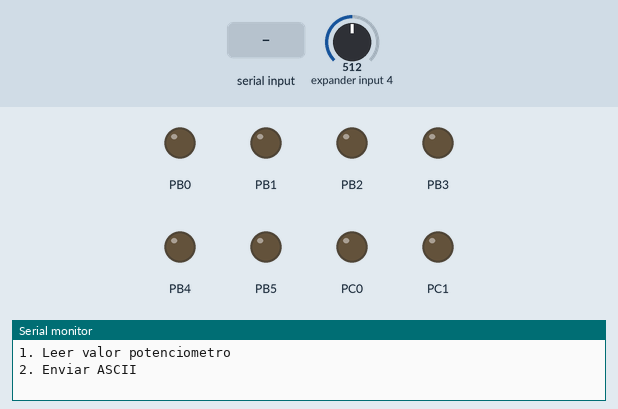
A program run on a simulated ATmega328P, built with avr-gcc and emulated at 16 MHz. On the bench: output pins drawn as LEDs (lit = HIGH), the last lines printed to the serial monitor. The inputs (shaded band) are chosen by the test bench; at power-on: expander input 4 = 512.

Above: at 1.2 s.
1.3 s: "1\n" received over Serial
At 2.4 s:
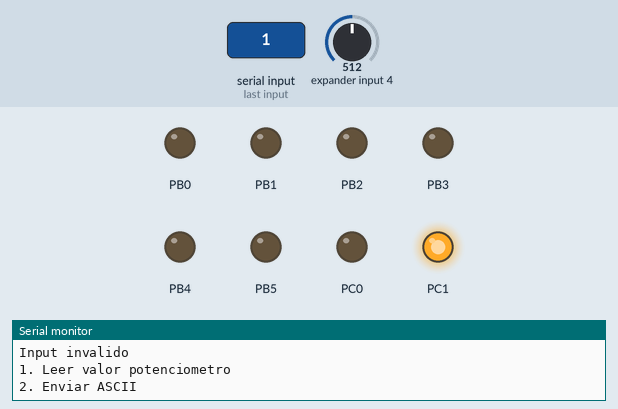
2.8 s: "2\n" received over Serial
At 3.1 s:
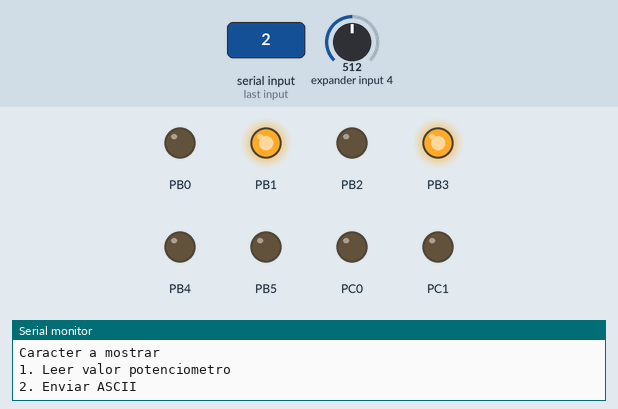
Timing chart, 0 to 5.8 s (numbered marks = the images above; inputs shaded):
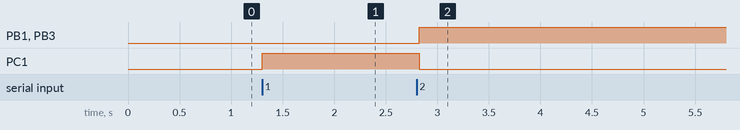

Measured:
- after the input at 1.3 s, PC1: LOW → HIGH at once
- after the input at 2.8 s, PB1, PB3: LOW → HIGH at once; PC1: HIGH → LOW at once

The program:

main.c
```c
/*
 * PreLab6.c
 *
 * Created: 23/04/2024 11:47:17 p. m.
 * Author : e-mel
 */

#define F_CPU 16000000
#include "Functions/Functions.h"
#include <avr/io.h>
#include <util/delay.h>
#include <avr/interrupt.h>
#include <stdbool.h>
#include <stdio.h>

uint8_t ValorADC = 0;
uint8_t bufferTX = 0;
uint8_t bufferRX = 0;
uint8_t centenas = 0;
uint8_t decenas = 0;
uint8_t unidades = 0;
uint8_t mosCen = 0;
uint8_t mosDec = 0;
uint8_t mosUni = 0;
bool mostrar = false;

void initUART(void);
void WriteUART(char Caracter);
void TextUART(char * Texto);
void UART_msj();
void OutLEDS();
void Menu();

void initUART(void){
	//rx y tx como entrada y salida
	DDRD &= ~(1<<DDD0);
	DDRD |= (1<<DDD1);

	UCSR0A = 0;
	UCSR0B = 0;
	UCSR0B |= (1<<RXCIE0) | (1<<RXEN0) | (1<<TXEN0);

	UCSR0C = 0;
	//asincrono, sin paridad, 1 stop, 8 caract
	UCSR0C = (1<<UCSZ01) | (1<<UCSZ00);
	//valor baud y velocidad(9600)
	UBRR0 = 103;
}

void WriteUART(char Caracter){
	while (!(UCSR0A & (1<<UDRE0)));
	UDR0 = Caracter;
}

void TextUART(char * Texto){
	uint8_t i;
	for (i=0; Texto[i]!= '\0'; i++){
		while (!(UCSR0A & (1<<UDRE0)) );
		UDR0 = Texto[i];
	}
}

void setup(void){
	DDRB = 0x3F;
	DDRC = 0x03;
	initUART();
}

void UART_msj(){
	WriteUART('\n');
	/*WriteUART('C');
	WriteUART('A');
	WriteUART('R');
	WriteUART('A');
	WriteUART('C');
	WriteUART('T');
	WriteUART('E');
	WriteUART('R');
	WriteUART(' ');
	WriteUART('A');
	WriteUART(' ');
	WriteUART('M');
	WriteUART('O');
	WriteUART('S');
	WriteUART('T');
	WriteUART('R');
	WriteUART('A');
	WriteUART('R');
	WriteUART('\n');
	WriteUART(10);
	WriteUART(13);*/

	TextUART("Caracter a mostrar");
	WriteUART(10);
	WriteUART(13);

}

void Menu(){
	WriteUART(10);
	WriteUART(13);
	TextUART("1. Leer valor potenciometro");
	WriteUART(10);
	WriteUART(13);
	TextUART("2. Enviar ASCII");
	WriteUART(10);
	WriteUART(13);
}

int main(void)
{
    setup();
	initADC(1,6,128);
	sei();
	Menu();
    while (1)
    {
		readADC(6);
    }
}

void OutLEDS(void){
	PORTB = (PORTB & 0xC0) | (bufferTX & 0x3F);
	PORTC = (PORTC & 0xFC) | ((bufferTX >> 6) & 0x03);
}

ISR(USART_RX_vect){
	bufferTX = UDR0;
	while (!(UCSR0A & (1<<UDRE0)));
	UDR0 = bufferTX;
	if (mostrar == true)
	{
		OutLEDS();
		mostrar = false;
		WriteUART(10);
		WriteUART(13);
		Menu();
	}
	else
	{
		if (bufferTX == 49)
		{
			WriteUART(10);
			WriteUART(13);
			readADC(6);
			PORTB = ValorADC;
			PORTC = (ValorADC >> 6);
			centenas = ValorADC/100;
			decenas = (ValorADC - (centenas*100))/10;
			unidades = ValorADC - (centenas*100 + decenas*10);
			mosCen = centenas + 48;
			mosDec = decenas + 48;
			mosUni = unidades + 48;

			WriteUART(10);
			WriteUART(13);
			char mensaje[30];
			sprintf(mensaje, "Valor Potenciometro: %c%c%c\r\n", mosCen, mosDec, mosUni);
			TextUART(mensaje);

			/*WriteUART(mosCen);
			WriteUART(mosDec);
			WriteUART(mosUni);*/
			Menu();
		}
		else if (bufferTX == 50)
		{
			mostrar = false;
			WriteUART(10);
			WriteUART(13);
			UART_msj();
			//OutLEDS();
			mostrar = true;
			//Menu();
		}
		else
		{
			WriteUART(10);
			WriteUART(13);
			TextUART("Input invalido");
			Menu();
			WriteUART(10);
			WriteUART(13);
		}
	}
	/*OutLEDS();
	UART_msj();*/
}

ISR(ADC_vect){
	ValorADC =  ADCH;
	ADCSRA |= (1<<ADIF);
}
```

Functions.c
```c
/*
 * Functions.c
 *
 * Created: 15/04/2024 11:28:25 p. m.
 *  Author: e-mel
 */

#include "Functions.h"
#include <avr/io.h>
#include <stdint.h>

void initADC(uint8_t just, uint8_t canal, uint8_t prescale){
	ADMUX = 0;

	// Vref = 5V
	ADMUX |= (1<<REFS0);
	ADMUX &= ~(1<<REFS1);

	ADCSRA = 0;
	ADCSRA |= (1<<ADEN); //Enciende ADC
	ADCSRA |= (1<<ADIE); //Int ADC

	//Justificación 1(Izq), 0(Der)
	if(just == 1){
		ADMUX |= (1 << ADLAR);
	}
	else{
		ADMUX &= ~(1 << ADLAR);
	}

	//Prescaler (cases)
	switch (prescale){
		case 2:
			ADCSRA &= ~((1 << ADPS0) | (1 << ADPS1) | (1 << ADPS2));
			break;
		case 4:
			ADCSRA |= (1 << ADPS1);
			ADCSRA &= ~((1 << ADPS0) | (1 << ADPS2));
			break;
		case 8:
			ADCSRA |= (1 << ADPS0 ) | (1 << ADPS1);
			ADCSRA &= ~(1 << ADPS2);
			break;
		case 16:
			ADCSRA |= (1 << ADPS2);
			ADCSRA &= ~((1 << ADPS0) | (1 << ADPS1));
			break;
		case 32:
			ADCSRA |= (1 << ADPS0 ) | (1 << ADPS2);
			ADCSRA &= ~(1 << ADPS1);
			break;
		case 64:
			ADCSRA |= (1 << ADPS1) | (1 << ADPS2);
			ADCSRA &= ~(1 << ADPS0);
			break;
		case 128:
			ADCSRA |= (1 << ADPS0) | (1 << ADPS1) | (1 << ADPS2);
			break;
		default:
			ADCSRA &= ~((1 << ADPS0) | (1 << ADPS1) | (1 << ADPS2));
	}

	if (canal < 6){
		switch(canal){
			case 0:
				DIDR0 |= (1<<ADC0D);
			break;
			case 1:
				DIDR0 |= (1<<ADC1D);
			break;
			case 2:
				DIDR0 |= (1<<ADC2D);
			break;
			case 3:
				DIDR0 |= (1<<ADC3D);
			break;
			case 4:
				DIDR0 |= (1<<ADC4D);
			break;
			case 5:
				DIDR0 |= (1<<ADC5D);
			break;
			default: DIDR0 &= ~(1<<ADC0D);
		}
	}
}

uint16_t readADC(uint16_t canal){
	ADMUX = (ADMUX & 0xF0) | canal;
	ADCSRA |= (1<<ADSC);
	while (ADCSRA & (1 << ADSC));
		return ADC;
}

void initPWM0(){
	DDRD |= (1 << PD6);         // Configurar PD6 (OC0A) como salida

	// Configuración del Timer0 para PWM
	TCCR0A |= (1 << COM0A1) | (1 << WGM00) | (1 << WGM01); // Modo PWM rápido, no inversor
	TCCR0B |= (1 << CS00);      // Sin prescaler
}

void initPWM1FastA(uint8_t inverted, uint8_t mode){
	DDRB |= (1 << DDB1);
	TCCR1A = 0;
	// Invertido o no
	if(inverted == 1){
		TCCR1A |=  (1 << COM1A1) | (1 << COM1A0);
	}
	else {
		TCCR1A |= (1 << COM1A1);
	}

	// Modo
	switch (mode){
		case 0:
			TCCR1A |= (1 << WGM10);
		break;
		case 1:
			TCCR1A |= (1 << WGM11);
		break;
		case 2:
			TCCR1A |= (1 << WGM10) | (1 << WGM11);
		break;
		case 3:
			TCCR1A |= (1 << WGM10);
		break;
		case 4:
			TCCR1A |= (1 << WGM10) | (1 << WGM11);
		break;

		default:
			TCCR1A |= (1 << WGM10);
	}

	//ICR1H = 0x04;
	//ICR1L = 0XE1;
}

void initPWM1FastB(uint8_t prescaler, uint8_t mode){
	TCCR1B = 0;
	// Prescaler
	switch (prescaler){
		case 0:
			TCCR1B |= (1 << CS10);
		break;
		case 1:
			TCCR1B |= (1 << CS11);
		break;
		case 2:
			TCCR1B |= (1 << CS10) | (1 << CS11);
		break;
		case 3:
			TCCR1B |= (1 << CS12);
		break;
		case 4:
			TCCR1B |= (1 << CS10) | (1 << CS12);
		break;
		default:
			TCCR1B |= (1 << CS10);
	}
	// Modo
	switch (mode){
		case 0:
			TCCR1B |= (1 << WGM12);
		break;
		case 1:
			TCCR1B |= (1 << WGM12);
		break;
		case 2:
			TCCR1B |= (1 << WGM12);
		break;
		case 3:
			TCCR1B |= (1 << WGM12) | (1 << WGM13);
		break;
		case 4:
			TCCR1B |= (1 << WGM12) | (1 << WGM13);
		break;
		default:
			TCCR1B |= (1 << WGM12);
	}
}

void initPWM2FastA(uint8_t inverted, uint8_t mode){
	DDRB |= (1 << DDB3);
	TCCR2A = 0;
	// Invertido o no
	if(inverted == 1){
		TCCR2A |=  (1 << COM2A1) | (1 << COM2A0);
	}
	else {
		TCCR2A |= (1 << COM2A1);
	}

	// Modo
	switch (mode){
		case 0:
		TCCR2A |= (1 << WGM20) | (1<< WGM21);
		break;
		case 1:
		TCCR2A |= (1 << WGM20) | (1 << WGM21);
		break;

		default:
		TCCR2A |= (1 << WGM20) | (1 << WGM21);
	}

	//ICR1H = 0x04;
	//ICR1L = 0XE1;
}

void initPWM2FastB(uint8_t prescaler, uint8_t mode){
	TCCR2B = 0;
	// Prescaler
	switch (prescaler){
		case 0:
		TCCR2B |= (1 << CS20);
		break;
		case 1:
		TCCR2B |= (1 << CS21);
		break;
		case 2:
		TCCR2B |= (1 << CS22);
		break;
		case 3:
		TCCR2B |= (1 << CS22) | (1 << CS21);
		break;
		case 4:
		TCCR2B |= (1 << CS20) | (1 << CS21) | (1 << CS22);
		break;
		default:
		TCCR2B |= (1 << CS20);
	}
	// Modo
	switch (mode){
		case 0:
		TCCR2B &= ~(1 << WGM22);
		break;
		case 1:
		TCCR2B |= (1 << WGM22);
		break;
		default:
		TCCR2B &= ~(1 << WGM22);
	}
}

void updateDutyCycleA(uint8_t Cycle){
	OCR1A = Cycle;
}

void updateDutyCycleB(uint8_t Cycle){
	OCR2A = Cycle;
}
```

Functions.h
```c
/*
 * Functions.h
 *
 * Created: 15/04/2024 11:12:17 p. m.
 *  Author: e-mel
 */


#ifndef FUNCTIONS_H_
#define FUNCTIONS_H_

#include <avr/io.h>
#include <stdint.h>

void initADC(uint8_t just, uint8_t canal, uint8_t prescale);
uint16_t readADC(uint16_t canal);


void initPWM0(void);

void initPWM1FastA(uint8_t inverted, uint8_t mode);//invertido = 1, modo (8bits= 0, 9=1, 10=2, ICR=3, OCR=4)
void initPWM1FastB(uint8_t prescaler, uint8_t mode);//prescaler (0=0,1=8,2=64,3=256,4=1024)

void initPWM2FastA(uint8_t inverted, uint8_t mode);//invertido = 1, modo (8bits= 0, 9=1, 10=2, ICR=3, OCR=4)
void initPWM2FastB(uint8_t prescaler, uint8_t mode);//prescaler (0=0,1=8,2=64,3=256,4=1024)

void updateDutyCycleA(uint8_t Cycle);
void updateDutyCycleB(uint8_t Cycle);

#endif /* FUNCTIONS_H_ */
```
